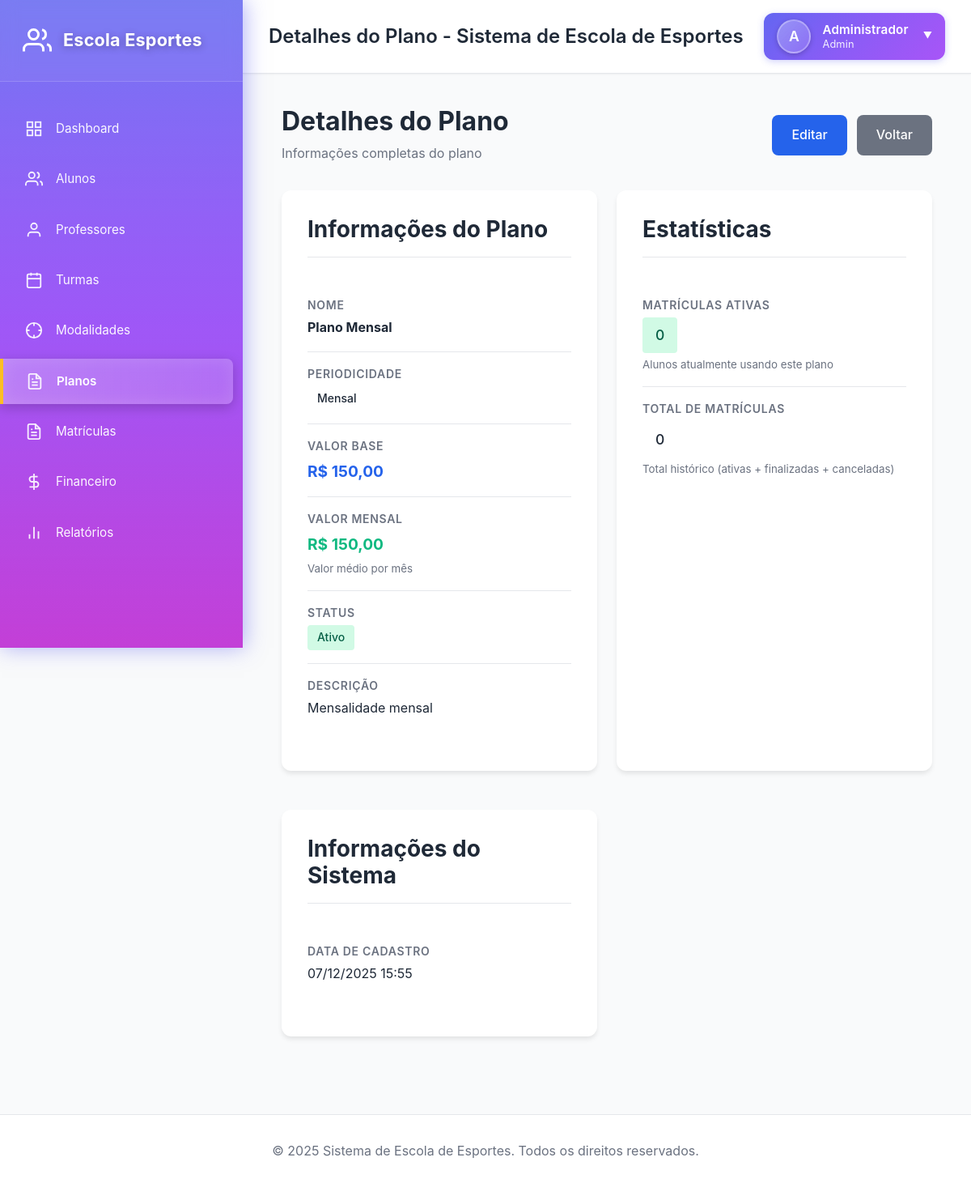
Screenshot of /planos/1 (signed in) with the database file from the repository.
### tables this page shows
CREATE TABLE IF NOT EXISTS `usuarios` (
    `id` INT UNSIGNED NOT NULL AUTO_INCREMENT,
    `nome` VARCHAR(255) NOT NULL,
    `email` VARCHAR(255) NOT NULL,
    `senha_hash` VARCHAR(255) NOT NULL,
    `perfil` ENUM('Admin', 'Financeiro', 'Professor', 'Atendente') NOT NULL DEFAULT 'Atendente',
    `ativo` TINYINT(1) NOT NULL DEFAULT 1,
    `dt_cadastro` DATETIME NOT NULL DEFAULT CURRENT_TIMESTAMP,
    `dt_atualizacao` DATETIME DEFAULT NULL ON UPDATE CURRENT_TIMESTAMP,
    PRIMARY KEY (`id`),
    UNIQUE KEY `uk_email` (`email`),
    KEY `idx_perfil` (`perfil`),
    KEY `idx_ativo` (`ativo`)
);

CREATE TABLE IF NOT EXISTS `planos` (
    `id` INT UNSIGNED NOT NULL AUTO_INCREMENT,
    `nome` VARCHAR(255) NOT NULL,
    `periodicidade` ENUM('mensal', 'trimestral', 'anual') NOT NULL DEFAULT 'mensal',
    `quantidade_meses` INT UNSIGNED NOT NULL DEFAULT 1 COMMENT 'Quantidade de meses de duração do plano',
    `valor_base` DECIMAL(10,2) NOT NULL,
    `descricao` TEXT DEFAULT NULL,
    `ativo` TINYINT(1) NOT NULL DEFAULT 1,
    `dt_cadastro` DATETIME NOT NULL DEFAULT CURRENT_TIMESTAMP,
    PRIMARY KEY (`id`),
    KEY `idx_periodicidade` (`periodicidade`),
    KEY `idx_ativo` (`ativo`)
);

### app/Views/planos/show.php (the view, shortened to what the rows shown need)
<div class="page-header">
    <div class="page-header-content">
        <h1 class="page-title">Detalhes do Plano</h1>
        <p class="page-subtitle">Informações completas do plano</p>
    </div>
    <div class="page-header-actions">
        <a href="<?= BASE_URL ?>/planos/<?= $plano['id'] ?>/edit" class="btn btn-primary">Editar</a>
        <a href="<?= BASE_URL ?>/planos" class="btn btn-secondary">Voltar</a>
    </div>
</div>
<div class="details-grid">
    <div class="card">
        <div class="card-header">
            <h3 class="card-title">Informações do Plano</h3>
        </div>
        <div class="card-body">
            <dl class="details-list">
                <div class="details-item">
                    <dt>Nome</dt>
                    <dd><strong><?= htmlspecialchars($plano['nome'], ENT_QUOTES, 'UTF-8') ?></strong></dd>
                </div>
                <div class="details-item">
                    <dt>Periodicidade</dt>
                    <dd>
                        <?php
                        $periodicidadeLabels = [
                            'mensal' => 'Mensal',
                            'trimestral' => 'Trimestral (3 meses)',
                            'anual' => 'Anual (12 meses)'
                        ];
                        $periodicidadeLabel = $periodicidadeLabels[$plano['periodicidade']] ?? ucfirst($plano['periodicidade']);
                        ?>
                        <span class="badge badge-info"><?= $periodicidadeLabel ?></span>
                    </dd>
                </div>
                <div class="details-item">
                    <dt>Valor Base</dt>
                    <dd>
                        <strong style="font-size: 1.2rem; color: var(--primary-color);">
                            R$ <?= number_format((float)$plano['valor_base'], 2, ',', '.') ?>
                        </strong>
                    </dd>
                </div>
                <div class="details-item">
                    <dt>Valor Mensal</dt>
                    <dd>
                        <strong style="font-size: 1.2rem; color: var(--success-color);">
                            R$ <?= number_format($valorMensal ?? 0, 2, ',', '.') ?>
                        </strong>
                        <small style="display: block; color: var(--text-secondary); margin-top: 0.25rem;">
                            Valor médio por mês
                        </small>
                    </dd>
                </div>
                <div class="details-item">
                    <dt>Status</dt>
                    <dd>
                        <?php if ($plano['ativo']): ?>
                            <span class="badge badge-success">Ativo</span>
                        <?php else: ?>
                            <span class="badge badge-secondary">Inativo</span>
                        <?php endif; ?>
                    </dd>
                </div>
                <?php if (!empty($plano['descricao'])): ?>
                <div class="details-item">
                    <dt>Descrição</dt>
                    <dd><?= nl2br(htmlspecialchars($plano['descricao'], ENT_QUOTES, 'UTF-8')) ?></dd>
                </div>
                <?php endif; ?>
            </dl>
        </div>
    </div>
    <div class="card">
        <div class="card-header">
            <h3 class="card-title">Estatísticas</h3>
        </div>
        <div class="card-body">
            <dl class="details-list">
                <div class="details-item">
                    <dt>Matrículas Ativas</dt>
                    <dd>
                        <span class="badge badge-success" style="font-size: 1.1rem; padding: 0.5rem 1rem;">
                            <?= number_format($totalMatriculasAtivas, 0, ',', '.') ?>
                        </span>
                        <small style="display: block; color: var(--text-secondary); margin-top: 0.25rem;">
                            Alunos atualmente usando este plano
                        </small>
                    </dd>
                </div>
                <div class="details-item">
                    <dt>Total de Matrículas</dt>
                    <dd>
                        <span class="badge badge-info" style="font-size: 1.1rem; padding: 0.5rem 1rem;">
                            <?= number_format($totalMatriculas, 0, ',', '.') ?>
                        </span>
                        <small style="display: block; color: var(--text-secondary); margin-top: 0.25rem;">
                            Total histórico (ativas + finalizadas + canceladas)
                        </small>
                    </dd>
                </div>
            </dl>
        </div>
    </div>
    <div class="card">
        <div class="card-header">
            <h3 class="card-title">Informações do Sistema</h3>
        </div>
        <div class="card-body">
            <dl class="details-list">
                <div class="details-item">
                    <dt>Data de Cadastro</dt>
                    <dd><?= date('d/m/Y H:i', strtotime($plano['dt_cadastro'])) ?></dd>
                </div>
            </dl>
        </div>
    </div>
</div>

### app/Core/Router.php (shortened to what the rows shown need)
<?php
class Router
{
    protected array $routes = [];
    protected array $params = [];
    protected function addRoute(string $method, string $path, string $controller, string $action): void
    {
        $this->routes[] = [
            'method' => $method,
            'path' => $path,
            'controller' => $controller,
            'action' => $action
        ];
    }
    public function resolve(): void
    {
        $uri = $this->getUri();
        $method = $_SERVER['REQUEST_METHOD'] ?? 'GET';
        foreach ($this->routes as $route) {
            if ($route['method'] !== '*' && $route['method'] !== $method) {
                continue;
            }
            $pattern = $this->convertToRegex($route['path']);
            if (preg_match($pattern, $uri, $matches)) {
                array_shift($matches);
                $this->params = $this->extractParams($route['path'], $matches);
                $this->dispatch($route['controller'], $route['action']);
                return;
            }
        }
    }
    protected function convertToRegex(string $path): string
    {
        $pattern = preg_replace('/\{([a-zA-Z0-9_]+)\}/', '___PARAM___', $path);
        $pattern = preg_quote($pattern, '#');
        $pattern = str_replace('\\/', '/', $pattern);
        $pattern = str_replace('___PARAM___', '([^/]+)', $pattern);
        return '#^' . $pattern . '$#';
    }
    protected function extractParams(string $path, array $matches): array
    {
        $params = [];
        if (preg_match_all('/\\{([a-zA-Z0-9_]+)\\}/', $path, $paramNames)) {
            foreach ($paramNames[1] as $index => $name) {
                if (isset($matches[$index])) {
                    $params[$name] = $matches[$index];
                }
            }
        }
        return $params;
    }
    protected function getUri(): string
    {
        $uri = $_SERVER['REQUEST_URI'] ?? '/';
        $uri = parse_url($uri, PHP_URL_PATH);
        $basePath = '/mensalidade';
        if (strpos($uri, $basePath) === 0) {
            $uri = substr($uri, strlen($basePath));
        }
        return rtrim($uri, '/') ?: '/';
    }
    protected function dispatch(string $controller, string $action): void
    {
        $controllerInstance = new $controllerClass();
        if (!empty($this->params)) {
            try {
                $reflection = new \ReflectionMethod($controllerInstance, $action);
                $parameters = $reflection->getParameters();
                $args = [];
                foreach ($parameters as $param) {
                    $paramName = $param->getName();
                    if (isset($this->params[$paramName])) {
                        $args[] = $this->params[$paramName];
                    } elseif ($param->isOptional()) {
                        $args[] = $param->getDefaultValue();
                    } else {
                        $this->notFound();
                        return;
                    }
                }
                call_user_func_array([$controllerInstance, $action], $args);
            } catch (\ReflectionException $e) {
                call_user_func_array([$controllerInstance, $action], array_values($this->params));
            }
        } else {
            call_user_func([$controllerInstance, $action]);
        }
    }
}

### app/Views/header.php (shortened to what the rows shown need)
<!DOCTYPE html>
<html lang="pt-BR">
<head>
    <link rel="stylesheet" href="<?= ASSETS_URL ?>/css/main.css">
    <link rel="stylesheet" href="<?= ASSETS_URL ?>/css/forms.css">
    <link rel="stylesheet" href="<?= ASSETS_URL ?>/css/tables.css">
    <link rel="stylesheet" href="<?= ASSETS_URL ?>/css/modals.css">
    <link rel="stylesheet" href="<?= ASSETS_URL ?>/css/tooltips.css">
    <link rel="stylesheet" href="<?= ASSETS_URL ?>/css/dashboard.css">
    <link rel="stylesheet" href="<?= ASSETS_URL ?>/css/sidebar.css">
    <link rel="stylesheet" href="<?= ASSETS_URL ?>/css/alunos.css">
    <?php if (strpos($_SERVER['REQUEST_URI'] ?? '', '/alunos') !== false || strpos($_SERVER['REQUEST_URI'] ?? '', '/professores') !== false || strpos($_SERVER['REQUEST_URI'] ?? '', '/modalidades') !== false || strpos($_SERVER['REQUEST_URI'] ?? '', '/planos') !== false || strpos($_SERVER['REQUEST_URI'] ?? '', '/matriculas') !== false || strpos($_SERVER['REQUEST_URI'] ?? '', '/turmas') !== false): ?>
    <link rel="stylesheet" href="<?= ASSETS_URL ?>/datatables/css/dataTables.css">
    <?php endif; ?>
</head>
<body>
    <?php
    $currentUri = $_SERVER['REQUEST_URI'] ?? '/';
    $currentPath = parse_url($currentUri, PHP_URL_PATH);
    $basePath = '/mensalidade';
    if (strpos($currentPath, $basePath) === 0) {
        $currentPath = substr($currentPath, strlen($basePath));
    }
    $currentPath = rtrim($currentPath, '/') ?: '/';
    function isActive($path, $currentPath) {
        if ($path !== '/' && strpos($currentPath, $path) === 0) return true;
        return false;
    }
    ?>
    <?php if (!empty($usuario)): ?>
        <div class="sidebar-container">
            <aside class="sidebar" role="navigation" aria-label="Menu lateral">
                <div class="sidebar-header">
                    <h1 class="sidebar-logo">
                        <span class="sidebar-logo-icon"></span>
                        <span>Escola Esportes</span>
                    </h1>
                </div>
                <nav class="sidebar-menu">
                    <li class="sidebar-menu-item">
                        <a href="<?= BASE_URL ?>/dashboard" class="sidebar-menu-link <?= isActive('/dashboard', $currentPath) || $currentPath === '/' ? 'active' : '' ?>">
                            <span class="sidebar-menu-icon icon-dashboard"></span>
                            <span class="sidebar-menu-text">Dashboard</span>
                        </a>
                    </li>
                    <li class="sidebar-menu-item">
                        <a href="<?= BASE_URL ?>/alunos" class="sidebar-menu-link <?= isActive('/alunos', $currentPath) ? 'active' : '' ?>">
                            <span class="sidebar-menu-icon icon-users"></span>
                            <span class="sidebar-menu-text">Alunos</span>
                        </a>
                    </li>
                    <li class="sidebar-menu-item">
                        <a href="<?= BASE_URL ?>/professores" class="sidebar-menu-link <?= isActive('/professores', $currentPath) ? 'active' : '' ?>">
                            <span class="sidebar-menu-icon icon-teacher"></span>
                            <span class="sidebar-menu-text">Professores</span>
                        </a>
                    </li>
                    <li class="sidebar-menu-item">
                        <a href="<?= BASE_URL ?>/turmas" class="sidebar-menu-link <?= isActive('/turmas', $currentPath) ? 'active' : '' ?>">
                            <span class="sidebar-menu-icon icon-class"></span>
                            <span class="sidebar-menu-text">Turmas</span>
                        </a>
                    </li>
                    <li class="sidebar-menu-item">
                        <a href="<?= BASE_URL ?>/modalidades" class="sidebar-menu-link <?= isActive('/modalidades', $currentPath) ? 'active' : '' ?>">
                            <span class="sidebar-menu-icon icon-sport"></span>
                            <span class="sidebar-menu-text">Modalidades</span>
                        </a>
                    </li>
                    <li class="sidebar-menu-item">
                        <a href="<?= BASE_URL ?>/planos" class="sidebar-menu-link <?= isActive('/planos', $currentPath) ? 'active' : '' ?>">
                            <span class="sidebar-menu-icon icon-plan"></span>
                            <span class="sidebar-menu-text">Planos</span>
                        </a>
                    </li>
                    <li class="sidebar-menu-item">
                        <a href="<?= BASE_URL ?>/matriculas" class="sidebar-menu-link <?= isActive('/matriculas', $currentPath) ? 'active' : '' ?>">
                            <span class="sidebar-menu-icon icon-enrollment"></span>
                            <span class="sidebar-menu-text">Matrículas</span>
                        </a>
                    </li>
                    <li class="sidebar-menu-item">
                        <a href="<?= BASE_URL ?>/financeiro" class="sidebar-menu-link <?= isActive('/financeiro', $currentPath) ? 'active' : '' ?>">
                            <span class="sidebar-menu-icon icon-money"></span>
                            <span class="sidebar-menu-text">Financeiro</span>
                        </a>
                    </li>
                    <li class="sidebar-menu-item">
                        <a href="<?= BASE_URL ?>/relatorios" class="sidebar-menu-link <?= isActive('/relatorios', $currentPath) ? 'active' : '' ?>">
                            <span class="sidebar-menu-icon icon-chart"></span>
                            <span class="sidebar-menu-text">Relatórios</span>
                        </a>
                    </li>
                </nav>
            </aside>
            <div class="main-content-wrapper">
                <header class="main-content-header" role="banner">
                    <h2 class="main-content-title"><?= htmlspecialchars($title ?? 'Sistema de Escola de Esportes', ENT_QUOTES, 'UTF-8') ?></h2>
                    <div class="top-user-menu">
                        <div class="top-user-info" onclick="toggleUserMenu()">
                            <div class="top-user-avatar">
                                <?= strtoupper(substr($usuario['nome'] ?? 'U', 0, 1)) ?>
                            </div>
                            <div class="top-user-details">
                                <div class="top-user-name"><?= htmlspecialchars($usuario['nome'] ?? '', ENT_QUOTES, 'UTF-8') ?></div>
                                <div class="top-user-role"><?= htmlspecialchars($usuario['perfil'] ?? '', ENT_QUOTES, 'UTF-8') ?></div>
                            </div>
                            <span class="top-user-arrow">▼</span>
                        </div>
                    </div>
                </header>
                <main id="main-content" class="main-content-body" role="main">
    <?php else: ?>
        <main id="main-content" role="main">
    <?php endif; ?>

### rows the page displays
usuarios: nome "A", nome "Administrador", perfil "Admin"
planos: nome "Plano Mensal", periodicidade "Mensal", valor_base "150,00", descricao "Mensalidade mensal", dt_cadastro "07/12/2025 15:55"

### other values shown
$valorMensal "150,00"
$totalMatriculasAtivas "0"
$totalMatriculas "0"
